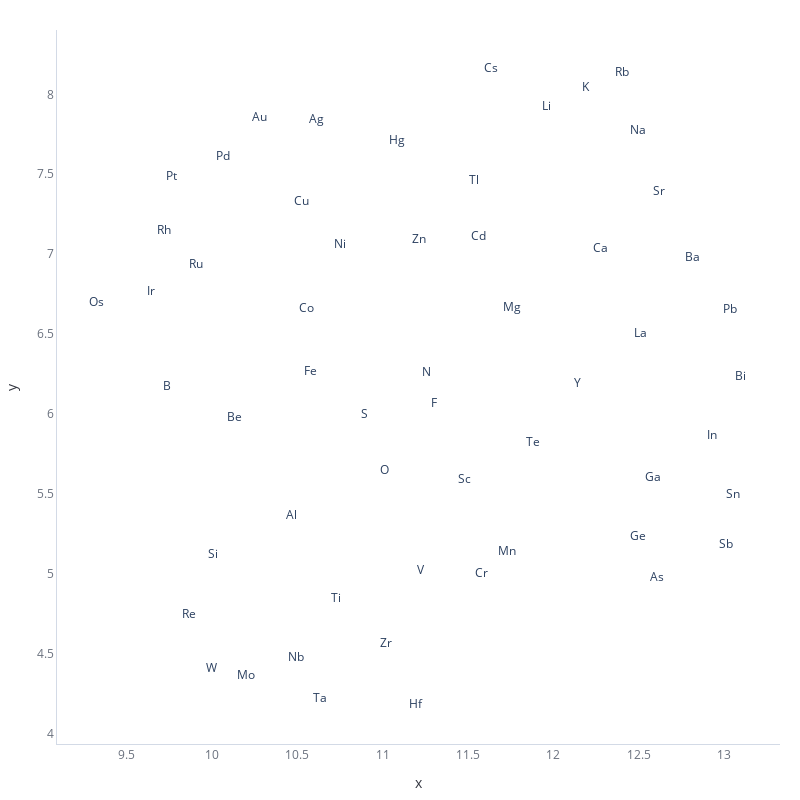

The cell this chart's notebook holds for it:
### Code cell
from umap import UMAP
import plotly.express as px

umap = UMAP(n_neighbors=15, metric='euclidean')

spec_df[['x', 'y']] = umap.fit_transform(spec_df.iloc[:64].values)

spec_df.columns = [str(c) for c in spec_df.columns]
px.scatter(spec_df.reset_index(), x='x', y='y', text='index', width=800, height=800, opacity=0)

### Figure 1 — Plotly figure (JSON) as saved in the notebook; plotly's stock layout.template omitted (floating-point values rounded to 4 significant figures)
{"data": [{"hovertemplate": "x=%{x}<br>y=%{y}<br>index=%{text}<extra></extra>", "legendgroup": "", "marker": {"color": "#1846b3", "opacity": 0, "symbol": "circle"}, "mode": "markers+text", "name": "", "orientation": "v", "showlegend": false, "text": ["Li", "Be", "B", "N", "O", "F", "Na", "Mg", "Al", "Si", "S", "K", "Ca", "Sc", "Ti", "V", "Cr", "Mn", "Fe", "Co", "Ni", "Cu", "Zn", "Ga", "Ge", "As", "Rb", "Sr", "Y", "Zr", "Nb", "Mo", "Ru", "Rh", "Pd", "Ag", "Cd", "In", "Sn", "Sb", "Te", "Cs", "Ba", "La", "Hf", "Ta", "W", "Re", "Os", "Ir", "Pt", "Au", "Hg", "Tl", "Pb", "Bi"], "type": "scatter", "x": [11.96, 10.13, 9.738, 11.26, 11.01, 11.3, 12.5, 11.76, 10.46, 10.01, 10.89, 12.19, 12.28, 11.48, 10.73, 11.22, 11.58, 11.73, 10.58, 10.55, 10.75, 10.53, 11.22, 12.59, 12.5, 12.61, 12.4, 12.62, 12.14, 11.02, 10.49, 10.2, 9.904, 9.716, 10.07, 10.61, 11.56, 12.93, 13.05, 13.01, 11.88, 11.63, 12.81, 12.51, 11.19, 10.63, 9.994, 9.861, 9.324, 9.64, 9.762, 10.28, 11.09, 11.53, 13.03, 13.1], "xaxis": "x", "y": [7.922, 5.978, 6.169, 6.26, 5.648, 6.063, 7.772, 6.666, 5.361, 5.121, 5.992, 8.04, 7.033, 5.592, 4.845, 5.02, 5.002, 5.139, 6.263, 6.657, 7.056, 7.325, 7.087, 5.598, 5.229, 4.976, 8.135, 7.392, 6.188, 4.564, 4.475, 4.366, 6.934, 7.145, 7.608, 7.836, 7.105, 5.862, 5.495, 5.185, 5.818, 8.155, 6.978, 6.499, 4.185, 4.221, 4.407, 4.742, 6.695, 6.766, 7.486, 7.849, 7.711, 7.461, 6.651, 6.234], "yaxis": "y"}], "layout": {"height": 800, "legend": {"tracegroupgap": 0}, "width": 800, "xaxis": {"anchor": "y", "domain": [0, 1], "title": {"text": "x"}}, "yaxis": {"anchor": "x", "domain": [0, 1], "title": {"text": "y"}}}}
